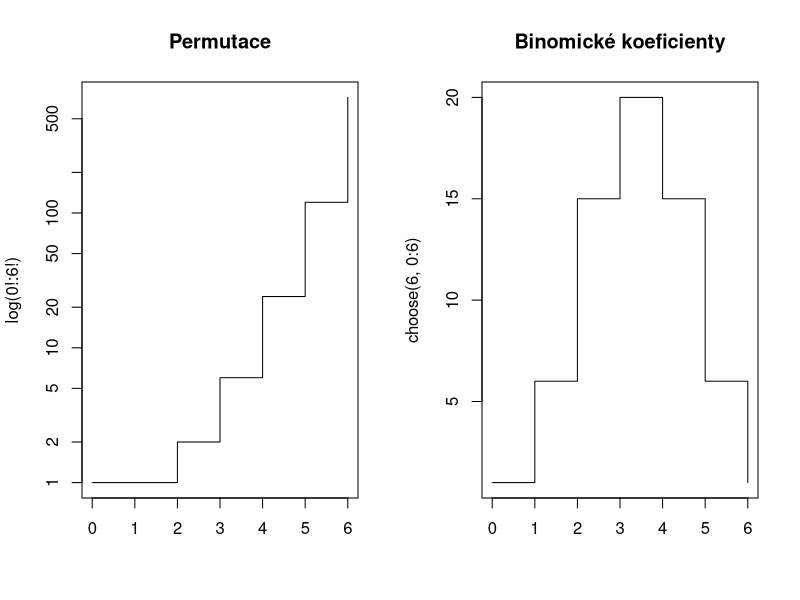
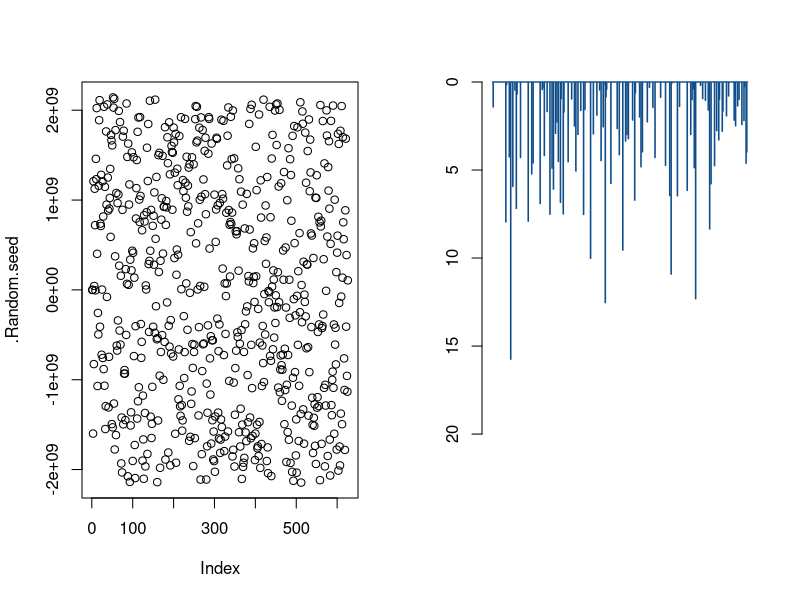
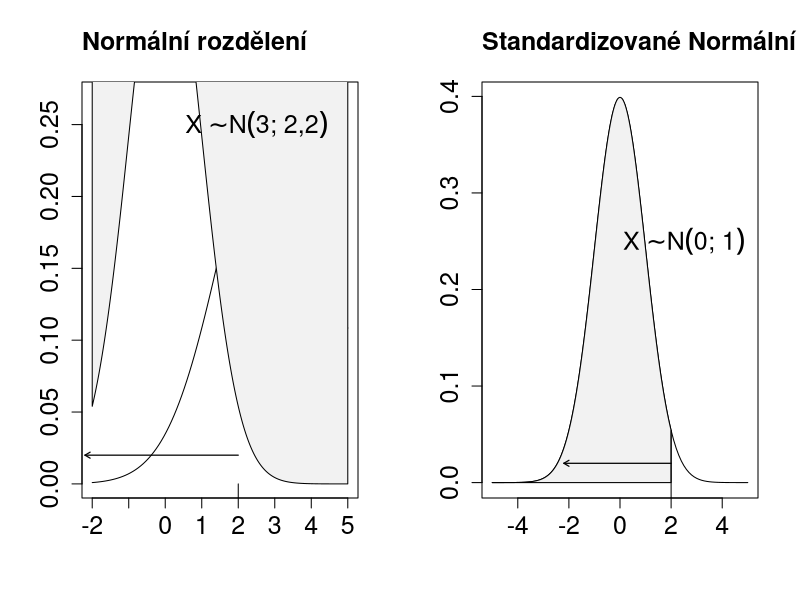
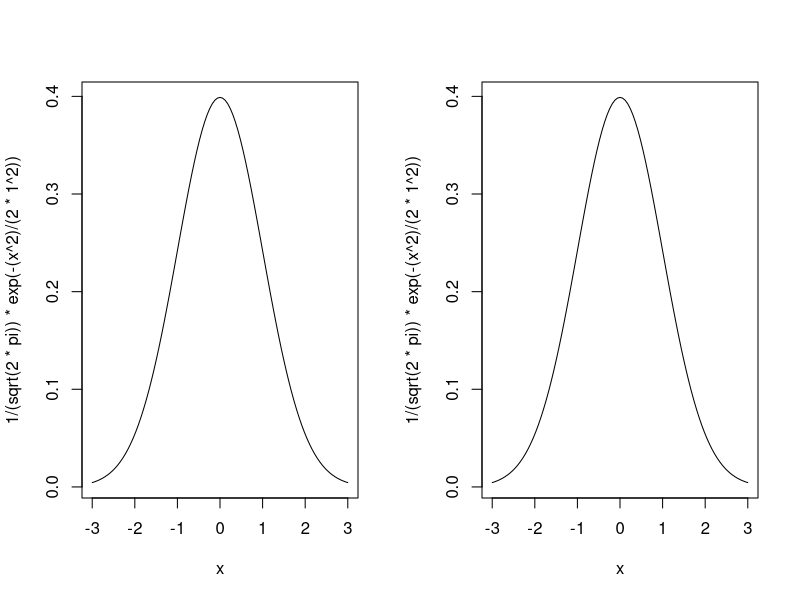
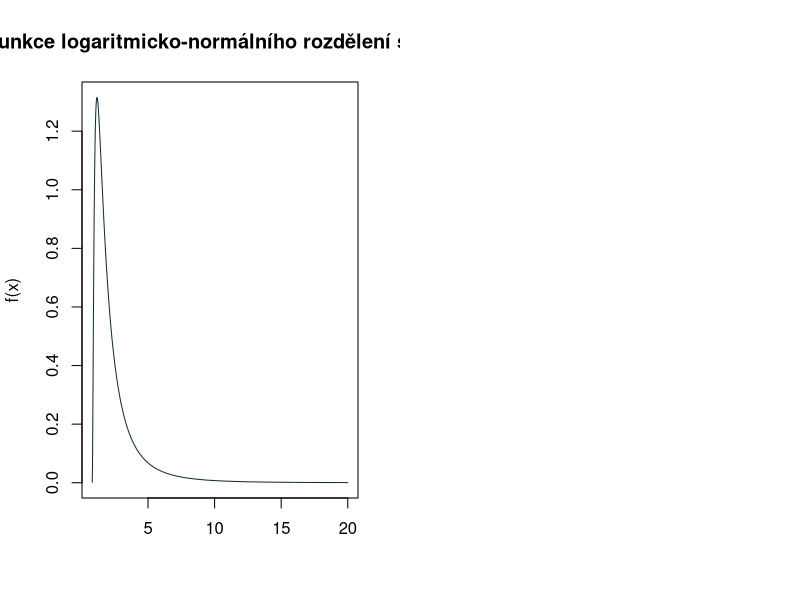

Write the R code that produced these figures, in order.
## ---- chunk 1
par(mfrow = c(1,2))
plot(x = 0:6, 
     y = factorial(0:6), 
     type = "s",
     main = "Permutace", 
     ylab = bquote("log(0!:6!)"), 
     xlab = "",
     log = "y")
plot(x = 0:6, 
     y = choose(6, 0:6), 
     type = "s", 
     xlab = "",
     main = "Binomické koeficienty")
## ---- chunk 2
ED <- ecdf(1) #<1>
## ---- chunk 3
x <- sample(x = 1:1e3, size = 1) # <1>
set.seed(x)  # <1>
runif(1)

set.seed(x)  # <2>
runif(2)
## ---- chunk 4
seed <- .Random.seed
head(seed, 10)
## ---- chunk 5
plot(.Random.seed)
## ---- chunk 6
#| code-fold: true
x <- vector(mode = "numeric", length = 365) #<1>

for(i in seq_along(x)) {
  if(i == 1) next #<2> 
  x[i] <- ifelse(
            test = x[i - 1] > 0, #<3>
            yes = rbinom(n = 1, #<3>
                         size = 1, #<3>
                         prob = 0.10) * rchisq(n = 1, #<3>
                                               df = 1, #<3>
                                               ncp = 0), #<3>
            no = rbinom(n = 1, 
                        size = 1, 
                        prob = 0.25) * rchisq(n = 1, 
                                              df = 3, 
                                              ncp = 1)) 
}
barplot(x, 
        ylim = 1.5*c(max(x), 0), 
        col = "dodgerblue4", 
        border = "dodgerblue4")
## ---- chunk 7
x_values <- seq(from = -5+3, to = 2+3, by = 0.001)
DNORM <- dnorm(x_values)

curve(dnorm(x, 3, sqrt(2.2)), -5+3, 2+3, 
      main = "Normální rozdělení", 
      cex.main = 1.5, #expression(paste(mu == 3, "; ", sigma^2 == 2,2))
      cex.axis = 1.5,
      adj = 0, 
      xlab = "", 
      ylab = "")

polygon(x = c(x_values, 2+3, -5+3),
        y = c(DNORM, 3, sqrt(2.2)),    
        col = "gray95", 
        border = 1)
segments(x0 = 2, x1 = 2, y0 = -0.2, y1 = dnorm(5.5))
arrows(x0 = 2, x1 = -2.2, y0 = 0.02, y1 = 0.02, length = 0.06, lwd = 1.2, code = 2, lty = 1)
text(x = 2.5, y = 0.25, expression(paste(X%~%N("3; 2,2"))), cex = 1.5)
## ---- chunk 8
x_values <- seq(from = -5, to = 2, by = 0.001)
DNORM <- dnorm(x_values)

curve(dnorm(x), -5, 5, 
      main = "Standardizované Normální rozdělení", 
      cex.main = 1.5, #expression(paste(mu == 0, "; ", sigma == 1)) 
      cex.axis = 1.5,
      adj = 0, 
      xlab = "", 
      ylab = "")

polygon(x = c(x_values, 2, -5),
        y = c(DNORM, 0, 0),    
        col = "gray95", 
        border = 1)
segments(x0 = 2, x1 = 2, y0 = -0.2, y1 = dnorm(2))
arrows(x0 = 2, x1 = -2.2, y0 = 0.02, y1 = 0.02, length = 0.06, lwd = 1.2, code = 2, lty = 1)
text(x = 2.5, y = 0.25, expression(paste(X%~%N("0; 1"))), cex = 1.5)
## ---- chunk 9
cbind(
  N = pnorm(q = 1.6855, mean = 0, sd = 1, lower.tail = TRUE),
  Z = pnorm(q = 5.5, mean = 3, sd = sqrt(2.2), lower.tail = TRUE)
)
## ---- chunk 10
all.equal(
  pnorm(q = 1.6855, mean = 0, sd = 1, lower.tail = TRUE), 
  pnorm(q = 5.5, mean = 3, sd = sqrt(2.2), lower.tail = TRUE)
)
all.equal(
  pnorm(q = 1.6855, mean = 0, sd = 1, lower.tail = TRUE), 
  pnorm(q = 5.5, mean = 3, sd = sqrt(2.2), lower.tail = TRUE), tolerance = 0.005
)
## ---- chunk 11
#| code-fold: true
curve(expr = 1/(sqrt(2*pi))*exp(-(x^2)/(2*1^2)), from = -3, to = 3)
curve(expr = 1/(sqrt(2*pi))*exp(-(x^2)/(2*1^2)), from = -3, to = 3)
## ---- chunk 12
# x <- 1:100
ln5 <- function(x) ((beta / ((x - gamma) * sigma * sqrt(2 * pi))) * exp(-((log((x - gamma) / alpha) - mu)^2) / (2 * sigma^2)))

mu <- 0
sigma <- 1
gamma <- 0.8
alpha <- 1
beta <- 2
curve(expr = ln5, 
      from = gamma + 0.01, 
      to = 20, 
      n = 1000, 
      xname = "x", 
      col = "#102d3d", 
      main = "Hustota funkce logaritmicko-normálního rozdělení s 5 parametry", 
      xlab = "", 
      ylab = "f(x)")
